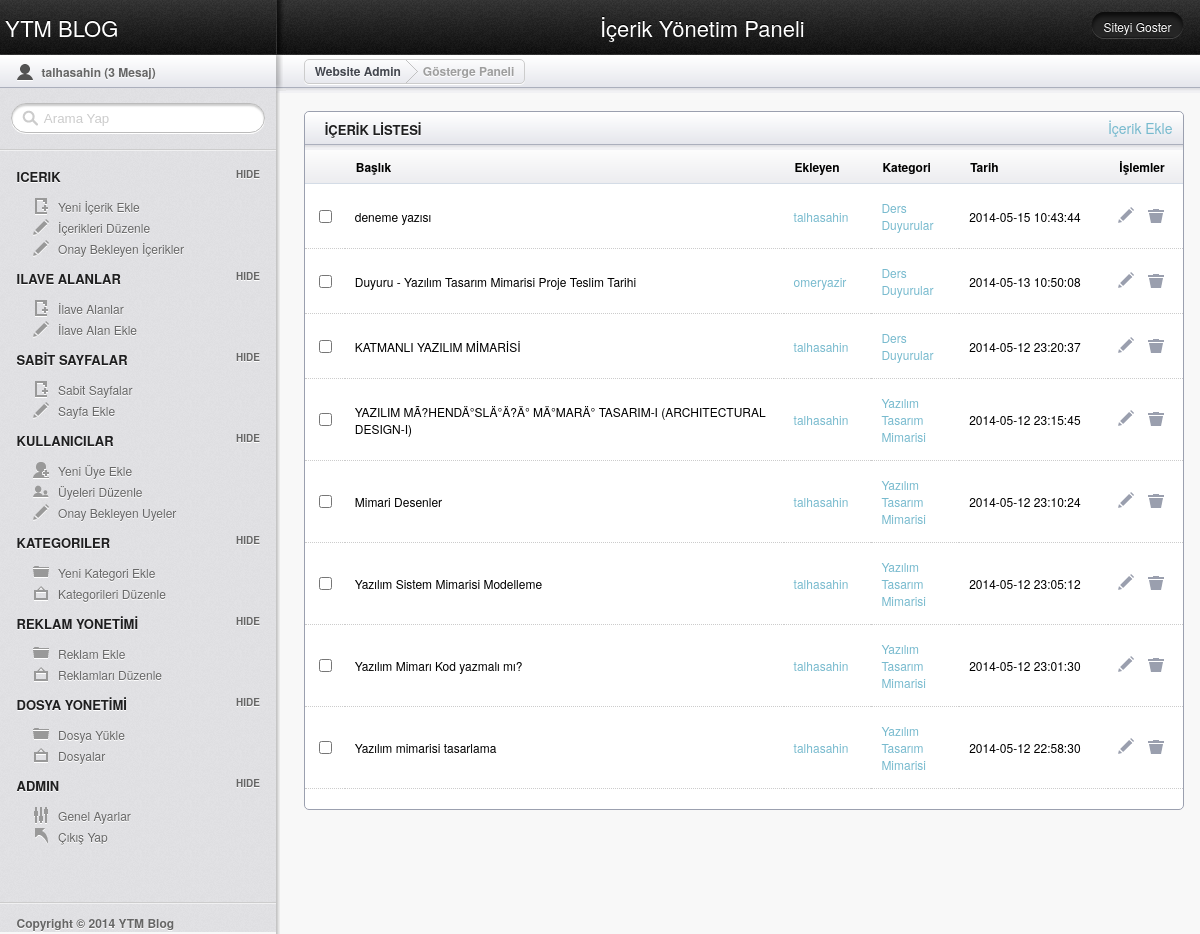
The page /admin/index.php?do=icerikler (signed in) on the database its author committed.
### tables this page shows
CREATE TABLE IF NOT EXISTS `konular` (
  `konu_id` int(11) NOT NULL AUTO_INCREMENT,
  `konu_baslik` varchar(300) NOT NULL,
  `konu_link` varchar(300) NOT NULL,
  `konu_aciklama` text NOT NULL,
  `konu_etiket` varchar(500) NOT NULL,
  `konu_ekleyen` int(11) NOT NULL,
  `konu_tarih` timestamp NOT NULL DEFAULT CURRENT_TIMESTAMP,
  `konu_kategori` int(11) NOT NULL,
  `konu_onay` int(11) NOT NULL,
  `konu_anasayfa` int(11) NOT NULL,
  `konu_hit` int(11) NOT NULL DEFAULT '0',
  PRIMARY KEY (`konu_id`)
);

CREATE TABLE IF NOT EXISTS `uyeler` (
  `uye_id` int(11) NOT NULL AUTO_INCREMENT,
  `uye_kadi` varchar(200) NOT NULL,
  `uye_link` varchar(200) NOT NULL,
  `uye_sifre` varchar(200) NOT NULL,
  `uye_eposta` varchar(200) NOT NULL,
  `uye_cinsiyet` int(11) NOT NULL,
  `uye_hakkinda` text NOT NULL,
  `uye_tarih` timestamp NOT NULL DEFAULT CURRENT_TIMESTAMP,
  `uye_rutbe` int(11) NOT NULL,
  `uye_onay` int(11) NOT NULL,
  PRIMARY KEY (`uye_id`)
);

CREATE TABLE IF NOT EXISTS `kategoriler` (
  `kategori_id` int(11) NOT NULL AUTO_INCREMENT,
  `kategori_adi` varchar(200) NOT NULL,
  `kategori_link` varchar(200) NOT NULL,
  `kategori_desc` varchar(250) NOT NULL,
  `kategori_keyw` varchar(250) NOT NULL,
  `kategori_anasayfa_konu` varchar(100) NOT NULL,
  `kategori_full_konu` varchar(100) NOT NULL,
  `kategori_tarih` timestamp NOT NULL DEFAULT CURRENT_TIMESTAMP ON UPDATE CURRENT_TIMESTAMP,
  PRIMARY KEY (`kategori_id`)
);

### sistem/fonksiyonlar.php (called while the page is built, shortened)
<?php
	  function g($par){
	      return strip_tags(trim(addslashes($_GET[$par])));
	  }
       function query($query){
	        return mysql_query($query);
	   }
	   function row($query){
	        return mysql_fetch_array($query);
	   }
	   function session($par){
	        if($_SESSION[$par]){
			    return $_SESSION[$par];
			}else{
                return false;
			}
		}
	   function ss($par){
	   return stripslashes($par);
	   }
?>

### admin/inc/icerikler.php (the view)
<article class="module width_3_quarter" style="padding-bottom:20px;width:95%;">
		<header>
		<div style="float:right; font-size:14px; font-weigth:bold; padding:6px 10px">
		<a href="<?php echo URL;?>/admin/index.php?do=icerik_ekle">İçerik Ekle</a>
		</div>
		<h3 class="tabs_involved">İÇERİK LİSTESİ</h3>
		</header>
		<div class="tab_container">
		<?php
		$query=query("SELECT * FROM konular INNER JOIN  uyeler ON uyeler.uye_id=konular.konu_ekleyen INNER JOIN kategoriler ON kategoriler.kategori_id=konular.konu_kategori WHERE konu_onay=1 ORDER BY konu_id DESC");
		if(mysql_affected_rows()){
		?>
			<div id="tab1" class="tab_content">
			<table class="tablesorter" cellspacing="0">
			<thead>
				<tr>
   					<th width="20px"></th>
    				<th width="50%">Başlık</th>
					<th width="10%">Ekleyen</th>
					<th width="10%">Kategori</th>
    				<th>Tarih</th>
    				<th>İşlemler</th>
				</tr>
			</thead>
			<tbody>
			<?php
			    while($row=row($query)){
			?>
				<tr>
   					<td><input type="checkbox"></td>
    				<td><?php  echo ss($row["konu_baslik"]); ?></td>
					<td><a href="<?php echo URL;?>/admin/index.php?do=uye_duzenle&id=<?php echo $row["uye_id"]; ?>"><?php  echo ss($row["uye_kadi"]); ?></a></td>
    				<td><a href="<?php echo URL;?>/admin/index.php?do=kategori_duzenle&id=<?php echo $row["kategori_id"]; ?>"><?php  echo $row["kategori_adi"]; ?></a></td>
					<td><?php  echo $row["konu_tarih"]; ?></td>
					<td>
    				<a href="<?php echo URL;?>/admin/index.php?do=icerik_duzenle&id=<?php echo $row["konu_id"];?>" title="Düzenle"> <img src="images/icn_edit.png" alt=""></a>
					<a onclick="return confirm('İçeriği Silmek İstediğinize Emin misiniz?');" href="<?php echo URL;?>/admin/index.php?do=icerik_sil&id=<?php echo $row["konu_id"];?>" style="margin-left:10px "title="Sil"> <img src="images/icn_trash.png" alt=""></a>
					</td>
				</tr>
			 <?php }?>
			</tbody>
			</table>
			<?php } else { ?>
			 <h4 class="alert_warning">Siteye henüz hiç içerik eklenmemiş..</h4>
			<?php } ?>
		</div>
		</article>

### admin/index.php (shortened to what this page needs)
<?php
require_once "../sistem/ayarlar.php";
require_once "../sistem/fonksiyonlar.php";
?>
<!doctype html>
<html lang="en">
<head>
	<link rel="stylesheet" href="css/layout.css" type="text/css" media="screen" />
</head>
<body>
	<?php
	    if(session("login") && session("uye_rutbe")==1 ){
		   require_once "inc/default.php";
   }
?>
</body>
</html>

### admin/inc/default.php
<header id="header">
		<hgroup>
			<h1 class="site_title"><a href="<?php URL;?>/admin">YTM BLOG</a></h1>
			<h2 class="section_title">İçerik Yönetim Paneli</h2><div class="btn_view_site"><a target="_blank" href="<?php echo URL;?>">Siteyi Goster</a></div>
		</hgroup>
	</header>
	<section id="secondary_bar">
		<div class="user">
			<p><?php  echo session("uye_kadi"); ?> (<a href="#">3 Mesaj</a>)</p>
		</div>
		<div class="breadcrumbs_container">
			<article class="breadcrumbs"><a href="index.html">Website Admin</a> <div class="breadcrumb_divider"></div> <a class="current">Gösterge Paneli</a></article>
		</div>
	</section>
	<aside id="sidebar" class="column">
		<form class="quick_search">
			<input type="text" value="Arama Yap" onfocus="if(!this._haschanged){this.value=''};this._haschanged=true;">
		</form>
		<hr/>
		<h3>ICERIK</h3>
		<ul class="toggle">
			<li class="icn_new_article"><a href="index.php?do=icerik_ekle">Yeni İçerik Ekle</a></li>
			<li class="icn_edit_article"><a href="index.php?do=icerikler">İçerikleri Düzenle</a></li>
			<li class="icn_edit_article"><a href="index.php?do=onay_bekleyen_icerikler">Onay Bekleyen İçerikler</a></li>
		</ul>
		<h3>ILAVE ALANLAR</h3>
		<ul class="toggle">
			<li class="icn_new_article"><a href="index.php?do=ilave_alanlar">İlave Alanlar</a></li>
			<li class="icn_edit_article"><a href="index.php?do=ilave_alan_ekle">İlave Alan Ekle</a></li>
		</ul>
		<h3>SABİT SAYFALAR</h3>
		<ul class="toggle">
			<li class="icn_new_article"><a href="index.php?do=sabit_sayfalar">Sabit Sayfalar</a></li>
			<li class="icn_edit_article"><a href="index.php?do=sayfa_ekle">Sayfa Ekle</a></li>
		</ul>
		<h3>KULLANICILAR</h3>
		<ul class="toggle">
			<li class="icn_add_user"><a href="index.php?do=uye_ekle">Yeni Üye Ekle</a></li>
			<li class="icn_view_users"><a href="index.php?do=uyeler">Üyeleri Düzenle</a></li>
			<li class="icn_edit_article"><a href="index.php?do=onay_bekleyen_uyeler">Onay Bekleyen Uyeler</a></li>
		</ul>
		<h3>KATEGORILER</h3>
		<ul class="toggle">
			<li class="icn_folder"><a href="index.php?do=kategori_ekle">Yeni Kategori Ekle</a></li>
			<li class="icn_photo"><a href="index.php?do=kategoriler">Kategorileri Düzenle</a></li>
		</ul>
		<h3>REKLAM YONETİMİ</h3>
		<ul class="toggle">
			<li class="icn_folder"><a href="index.php?do=fotograf_ekle">Reklam Ekle</a></li>
			<li class="icn_photo"><a href="index.php?do=fotograflar">Reklamları Düzenle</a></li>
		</ul>
		<h3>DOSYA YONETİMİ</h3>
		<ul class="toggle">
			<li class="icn_folder"><a href="index.php?do=dosya_yukle">Dosya Yükle</a></li>
			<li class="icn_photo"><a href="index.php?do=dosyalar">Dosyalar</a></li>
		</ul>
		<h3>Admin</h3>
		<ul class="toggle">
			<li class="icn_settings"><a href="index.php?do=ayarlar">Genel Ayarlar</a></li>
			<li class="icn_jump_back"><a href="index.php?do=cikis_yap">Çıkış Yap</a></li>
		</ul>
		<footer>
			<hr />
			<p><strong>Copyright &copy; 2014 YTM Blog</strong></p>
		</footer>
	</aside>
	<section id="main" class="column">
		<?php
		$do=g("do");
		if(file_exists("inc/{$do}.php")){
		    require("inc/{$do}.php");
		}else{
		    require("inc/anasayfa.php");
		}
		?>
	</section>

### admin/css/admin.css (style rules this page uses)
ul,li { padding:0; margin:0; list-style:none }

### rows shown on the page
konular: konu_baslik "deneme yazısı", uyeler.uye_kadi "talhasahin", kategoriler.kategori_adi "Ders Duyurular", konu_tarih "2014-05-15 10:43:44"
konular: konu_baslik "Duyuru - Yazılım Tasarım Mimarisi Proje Teslim Tarihi", uyeler.uye_kadi "omeryazir", kategoriler.kategori_adi "Ders Duyurular", konu_tarih "2014-05-13 10:50:08"
konular: konu_baslik "KATMANLI YAZILIM MİMARİSİ", uyeler.uye_kadi "talhasahin", kategoriler.kategori_adi "Ders Duyurular", konu_tarih "2014-05-12 23:20:37"
konular: konu_baslik "YAZILIM MÃ?HENDÄ°SLÄ°Ä?Ä° MÄ°MARÄ° TASARIM-I (ARCHITECTURAL DESIGN-I)", uyeler.uye_kadi "talhasahin", kategoriler.kategori_adi "Yazılım Tasarım Mimarisi", konu_tarih "2014-05-12 23:15:45"
konular: konu_baslik "Mimari Desenler", uyeler.uye_kadi "talhasahin", kategoriler.kategori_adi "Yazılım Tasarım Mimarisi", konu_tarih "2014-05-12 23:10:24"
konular: konu_baslik "Yazılım Sistem Mimarisi Modelleme", uyeler.uye_kadi "talhasahin", kategoriler.kategori_adi "Yazılım Tasarım Mimarisi", konu_tarih "2014-05-12 23:05:12"
konular: konu_baslik "Yazılım Mimarı Kod yazmalı mı?", uyeler.uye_kadi "talhasahin", kategoriler.kategori_adi "Yazılım Tasarım Mimarisi", konu_tarih "2014-05-12 23:01:30"
konular: konu_baslik "Yazılım mimarisi tasarlama", uyeler.uye_kadi "talhasahin", kategoriler.kategori_adi "Yazılım Tasarım Mimarisi", konu_tarih "2014-05-12 22:58:30"

### other values the page prints
session("uye_kadi") "talhasahin"
